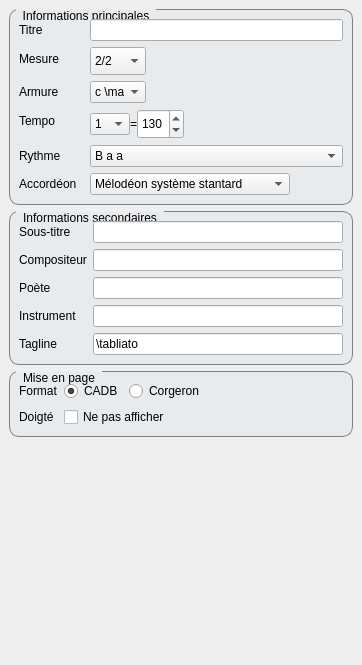
  <widget class="QDockWidget" name="formDock">
   <property name="sizePolicy">
    <sizepolicy hsizetype="Minimum" vsizetype="Minimum">
     <horstretch>0</horstretch>
     <verstretch>0</verstretch>
    </sizepolicy>
   </property>
   <property name="minimumSize">
    <size>
     <width>362</width>
     <height>665</height>
    </size>
   </property>
   <property name="sizeIncrement">
    <size>
     <width>250</width>
     <height>0</height>
    </size>
   </property>
   <property name="whatsThis">
    <string/>
   </property>
   <property name="features">
    <set>QDockWidget::DockWidgetFloatable|QDockWidget::DockWidgetMovable</set>
   </property>
   <property name="windowTitle">
    <string/>
   </property>
   <attribute name="dockWidgetArea">
    <number>1</number>
   </attribute>
   <widget class="QWidget" name="dockWidgetContents">
    <layout class="QVBoxLayout" name="verticalLayout_4">
     <item>
      <widget class="QGroupBox" name="formGroupBox">
       <property name="styleSheet">
        <string notr="true"> QGroupBox {
 background-color: rgb(232, 235, 238);
 border: 1px solid gray;
 border-radius: 10px;
 margin-top: 1ex; /* leave space at the top for the title */
 padding:1ex;
 padding-top:1.5ex;
}

QGroupBox::title {
    subcontrol-origin: margin;
    left: 7px;
    padding: 0px 5px 0px 5px;
}</string>
       </property>
       <property name="title">
        <string>Informations principales</string>
       </property>
       <layout class="QFormLayout" name="formLayout_6">
        <item row="0" column="0">
         <widget class="QLabel" name="titreLabel_2">
          <property name="text">
           <string>Titre</string>
          </property>
         </widget>
        </item>
        <item row="0" column="1">
         <widget class="QLineEdit" name="title_LineEdit">
          <property name="text">
           <string/>
          </property>
         </widget>
        </item>
        <item row="1" column="0">
         <widget class="QLabel" name="timeLabel">
          <property name="text">
           <string>Mesure</string>
          </property>
         </widget>
        </item>
        <item row="1" column="1">
         <widget class="QComboBox" name="time_combobox">
          <property name="enabled">
           <bool>true</bool>
          </property>
          <property name="minimumSize">
           <size>
            <width>0</width>
            <height>28</height>
           </size>
          </property>
          <property name="maximumSize">
           <size>
            <width>56</width>
            <height>16777215</height>
           </size>
          </property>
          <property name="currentIndex">
           <number>0</number>
          </property>
          <item>
           <property name="text">
            <string>2/2</string>
           </property>
          </item>
          <item>
           <property name="text">
            <string>2/4</string>
           </property>
          </item>
          <item>
           <property name="text">
            <string>3/4</string>
           </property>
          </item>
          <item>
           <property name="text">
            <string>3/8</string>
           </property>
          </item>
          <item>
           <property name="text">
            <string>4/4</string>
           </property>
          </item>
          <item>
           <property name="text">
            <string>4/2</string>
           </property>
          </item>
          <item>
           <property name="text">
            <string>5/4</string>
           </property>
          </item>
          <item>
           <property name="text">
            <string>6/4</string>
           </property>
          </item>
          <item>
           <property name="text">
            <string>6/8</string>
           </property>
          </item>
          <item>
           <property name="text">
            <string>7/4</string>
           </property>
          </item>
          <item>
           <property name="text">
            <string>7/8</string>
           </property>
          </item>
          <item>
           <property name="text">
            <string>8/4</string>
           </property>
          </item>
          <item>
           <property name="text">
            <string>9/8</string>
           </property>
          </item>
          <item>
           <property name="text">
            <string>12/8</string>
           </property>
          </item>
         </widget>
        </item>
        <item row="2" column="0">
         <widget class="QLabel" name="keyLabel">
          <property name="text">
           <string>Armure</string>
          </property>
         </widget>
        </item>
        <item row="2" column="1">
         <widget class="QComboBox" name="key_combobox">
          <property name="enabled">
           <bool>true</bool>
          </property>
          <property name="sizePolicy">
           <sizepolicy hsizetype="Preferred" vsizetype="Preferred">
            <horstretch>0</horstretch>
            <verstretch>0</verstretch>
           </sizepolicy>
          </property>
          <property name="maximumSize">
           <size>
            <width>56</width>
            <height>16777215</height>
           </size>
          </property>
          <property name="iconSize">
           <size>
            <width>29</width>
            <height>20</height>
           </size>
          </property>
          <item>
           <property name="text">
            <string>c \major</string>
           </property>
           <property name="icon">
            <iconset resource="../Ressources.qrc">
             <normaloff>:/icons/ressources/icons/C-major.svg</normaloff>:/icons/ressources/icons/C-major.svg</iconset>
           </property>
          </item>
          <item>
           <property name="text">
            <string>g \major</string>
           </property>
           <property name="icon">
            <iconset resource="../Ressources.qrc">
             <normaloff>:/icons/ressources/icons/G-major.svg</normaloff>:/icons/ressources/icons/G-major.svg</iconset>
           </property>
          </item>
          <item>
           <property name="text">
            <string>d \major</string>
           </property>
           <property name="icon">
            <iconset resource="../Ressources.qrc">
             <normaloff>:/icons/ressources/icons/D-major.svg</normaloff>:/icons/ressources/icons/D-major.svg</iconset>
           </property>
          </item>
          <item>
           <property name="text">
            <string>a \major</string>
           </property>
           <property name="icon">
            <iconset resource="../Ressources.qrc">
             <normaloff>:/icons/ressources/icons/A-major.svg</normaloff>:/icons/ressources/icons/A-major.svg</iconset>
           </property>
          </item>
          <item>
           <property name="text">
            <string>e \major</string>
           </property>
           <property name="icon">
            <iconset resource="../Ressources.qrc">
             <normaloff>:/icons/ressources/icons/E-major.svg</normaloff>:/icons/ressources/icons/E-major.svg</iconset>
           </property>
          </item>
          <item>
           <property name="text">
            <string>b \major</string>
           </property>
           <property name="icon">
            <iconset resource="../Ressources.qrc">
             <normaloff>:/icons/ressources/icons/B-major.svg</normaloff>:/icons/ressources/icons/B-major.svg</iconset>
           </property>
          </item>
          <item>
           <property name="text">
            <string>fis \major</string>
           </property>
           <property name="icon">
            <iconset resource="../Ressources.qrc">
             <normaloff>:/icons/ressources/icons/F-sharp-major.svg</normaloff>:/icons/ressources/icons/F-sharp-major.svg</iconset>
           </property>
          </item>
          <item>
           <property name="text">
            <string>cis \major</string>
           </property>
           <property name="icon">
            <iconset resource="../Ressources.qrc">
             <normaloff>:/icons/ressources/icons/C-sharp-major.svg</normaloff>:/icons/ressources/icons/C-sharp-major.svg</iconset>
           </property>
          </item>
         </widget>
        </item>
        <item row="3" column="0">
         <widget class="QLabel" name="tempoLabel">
          <property name="text">
           <string>Tempo</string>
          </property>
         </widget>
        </item>
        <item row="3" column="1">
         <layout class="QHBoxLayout" name="layoutTempo">
          <property name="spacing">
           <number>0</number>
          </property>
          <item>
           <widget class="QComboBox" name="tempo_comboBox">
            <property name="maximumSize">
             <size>
              <width>46</width>
              <height>16777215</height>
             </size>
            </property>
            <property name="currentIndex">
             <number>0</number>
            </property>
            <property name="iconSize">
             <size>
              <width>20</width>
              <height>20</height>
             </size>
            </property>
            <item>
             <property name="text">
              <string>1</string>
             </property>
             <property name="icon">
              <iconset resource="../Ressources.qrc">
               <normaloff>:/icons/ressources/icons/ronde.svg</normaloff>:/icons/ressources/icons/ronde.svg</iconset>
             </property>
            </item>
            <item>
             <property name="text">
              <string>2</string>
             </property>
             <property name="icon">
              <iconset resource="../Ressources.qrc">
               <normaloff>:/icons/ressources/icons/blanche.svg</normaloff>:/icons/ressources/icons/blanche.svg</iconset>
             </property>
            </item>
            <item>
             <property name="text">
              <string>4</string>
             </property>
             <property name="icon">
              <iconset resource="../Ressources.qrc">
               <normaloff>:/icons/ressources/icons/noire.svg</normaloff>:/icons/ressources/icons/noire.svg</iconset>
             </property>
            </item>
            <item>
             <property name="text">
              <string>4.</string>
             </property>
             <property name="icon">
              <iconset resource="../Ressources.qrc">
               <normaloff>:/icons/ressources/icons/noire-dot.svg</normaloff>:/icons/ressources/icons/noire-dot.svg</iconset>
             </property>
            </item>
            <item>
             <property name="text">
              <string>8</string>
             </property>
             <property name="icon">
              <iconset resource="../Ressources.qrc">
               <normaloff>:/icons/ressources/icons/croche.svg</normaloff>:/icons/ressources/icons/croche.svg</iconset>
             </property>
            </item>
            <item>
             <property name="text">
              <string>8.</string>
             </property>
             <property name="icon">
              <iconset resource="../Ressources.qrc">
               <normaloff>:/icons/ressources/icons/crochedot.svg</normaloff>:/icons/ressources/icons/crochedot.svg</iconset>
             </property>
            </item>
           </widget>
          </item>
          <item>
           <widget class="QLabel" name="label_equal">
            <property name="maximumSize">
             <size>
              <width>11</width>
              <height>16777215</height>
             </size>
            </property>
            <property name="text">
             <string>=</string>
            </property>
           </widget>
          </item>
          <item>
           <widget class="QSpinBox" name="tempo_spinBox">
            <property name="minimumSize">
             <size>
              <width>0</width>
              <height>30</height>
             </size>
            </property>
            <property name="maximumSize">
             <size>
              <width>60</width>
              <height>16777215</height>
             </size>
            </property>
            <property name="maximum">
             <number>999</number>
            </property>
            <property name="value">
             <number>130</number>
            </property>
           </widget>
          </item>
          <item>
           <spacer name="horizontalSpacer">
            <property name="orientation">
             <enum>Qt::Horizontal</enum>
            </property>
            <property name="sizeHint" stdset="0">
             <size>
              <width>40</width>
              <height>20</height>
             </size>
            </property>
           </spacer>
          </item>
         </layout>
        </item>
        <item row="4" column="0">
         <widget class="QLabel" name="bassLabel">
          <property name="text">
           <string>Rythme       </string>
          </property>
         </widget>
        </item>
        <item row="4" column="1">
         <layout class="QHBoxLayout" name="horizontalLayout_3">
          <property name="topMargin">
           <number>0</number>
          </property>
          <item>
           <widget class="QComboBox" name="rythm_comboBox">
            <property name="currentIndex">
             <number>2</number>
            </property>
            <item>
             <property name="text">
              <string>B a</string>
             </property>
            </item>
            <item>
             <property name="text">
              <string>B a </string>
             </property>
            </item>
            <item>
             <property name="text">
              <string>B a a </string>
             </property>
            </item>
            <item>
             <property name="text">
              <string>B aB a</string>
             </property>
            </item>
            <item>
             <property name="text">
              <string>B a B a </string>
             </property>
            </item>
            <item>
             <property name="text">
              <string>B a a B a </string>
             </property>
            </item>
            <item>
             <property name="text">
              <string>B a a B a a </string>
             </property>
            </item>
            <item>
             <property name="text">
              <string>B a a B a a B a </string>
             </property>
            </item>
            <item>
             <property name="text">
              <string>B a a B a a B a a B a </string>
             </property>
            </item>
           </widget>
          </item>
         </layout>
        </item>
        <item row="6" column="0">
         <widget class="QLabel" name="accordionLabel">
          <property name="text">
           <string>Accordéon</string>
          </property>
         </widget>
        </item>
        <item row="6" column="1">
         <layout class="QHBoxLayout" name="layoutAccordion">
          <property name="topMargin">
           <number>0</number>
          </property>
          <item>
           <widget class="QComboBox" name="accordion_comboBox">
            <property name="enabled">
             <bool>true</bool>
            </property>
            <property name="maximumSize">
             <size>
              <width>200</width>
              <height>16777215</height>
             </size>
            </property>
            <item>
             <property name="text">
              <string>Mélodéon système stantard</string>
             </property>
            </item>
            <item>
             <property name="text">
              <string>Mélodéon système Bouchard</string>
             </property>
            </item>
            <item>
             <property name="text">
              <string>Mélodéon système Sagné</string>
             </property>
            </item>
            <item>
             <property name="text">
              <string>Diatonique modèle Viennois deux rangées</string>
             </property>
            </item>
            <item>
             <property name="text">
              <string>Diatonique modèle Viennois deux rangées avec altérations
supplémentaires</string>
             </property>
            </item>
            <item>
             <property name="text">
              <string>Diatonique modèle irlandais standard</string>
             </property>
            </item>
            <item>
             <property name="text">
              <string>Diatonique modèle irlandais inversé</string>
             </property>
            </item>
            <item>
             <property name="text">
              <string>Diatonique modèle basque - Trikitixa</string>
             </property>
            </item>
            <item>
             <property name="text">
              <string>Diatonique modèle Viennois deux rangées + 2 boutons</string>
             </property>
            </item>
            <item>
             <property name="text">
              <string>Diatonique modèle Viennois deux rangées + 2 boutons inversés</string>
             </property>
            </item>
            <item>
             <property name="text">
              <string>Diatonique modèle Viennois deux rangées + 2 boutons</string>
             </property>
            </item>
            <item>
             <property name="text">
              <string>Diatonique modèle Viennois deux rangées + 2 boutons inversés</string>
             </property>
            </item>
            <item>
             <property name="text">
              <string>Diatonique modèle Viennois deux rangées + 5 boutons</string>
             </property>
            </item>
            <item>
             <property name="text">
              <string>Diatonique modèle Viennois deux rangées + 6 boutons</string>
             </property>
            </item>
            <item>
             <property name="text">
              <string>Diatonique trois rangées modèle Corgeron</string>
             </property>
            </item>
            <item>
             <property name="text">
              <string>Diatonique trois rangées modèle Heim</string>
             </property>
            </item>
            <item>
             <property name="text">
              <string>Diatonique trois rangées modèle Leray</string>
             </property>
            </item>
           </widget>
          </item>
         </layout>
        </item>
       </layout>
      </widget>
     </item>
     <item>
      <widget class="QGroupBox" name="formGroupBox_2">
       <property name="styleSheet">
        <string notr="true"> QGroupBox {
 background-color: rgb(232, 235, 238);
 border: 1px solid gray;
 border-radius: 10px;
 margin-top: 1ex; /* leave space at the top for the title */
 padding:1ex;
 padding-top:1.5ex;
}

QGroupBox::title {
    subcontrol-origin: margin;
    left: 7px;
    padding: 0px 5px 0px 5px;
}</string>
       </property>
       <property name="title">
        <string>Informations secondaires</string>
       </property>
       <layout class="QFormLayout" name="formLayout_7">
        <item row="4" column="1">
         <widget class="QLineEdit" name="tagline_LineEdit">
          <property name="text">
           <string>\tabliato</string>
          </property>
         </widget>
        </item>
        <item row="4" column="0">
         <widget class="QLabel" name="taglineLabel">
          <property name="text">
           <string>Tagline</string>
          </property>
         </widget>
        </item>
        <item row="3" column="1">
         <widget class="QLineEdit" name="instrument_LineEdit"/>
        </item>
        <item row="3" column="0">
         <widget class="QLabel" name="instrumentLabel">
          <property name="text">
           <string>Instrument</string>
          </property>
         </widget>
        </item>
        <item row="2" column="1">
         <widget class="QLineEdit" name="poet_LineEdit"/>
        </item>
        <item row="2" column="0">
         <widget class="QLabel" name="poetLabel">
          <property name="text">
           <string>Poète</string>
          </property>
         </widget>
        </item>
        <item row="1" column="1">
         <widget class="QLineEdit" name="composer_LineEdit"/>
        </item>
        <item row="1" column="0">
         <widget class="QLabel" name="compositeurLabel">
          <property name="text">
           <string>Compositeur</string>
          </property>
         </widget>
        </item>
        <item row="0" column="1">
         <widget class="QLineEdit" name="subtitle_LineEdit"/>
        </item>
        <item row="0" column="0">
         <widget class="QLabel" name="sousTitreLabel_2">
          <property name="text">
           <string>Sous-titre</string>
          </property>
         </widget>
        </item>
       </layout>
      </widget>
     </item>
     <item>
      <widget class="QGroupBox" name="formGroupBoxLayout">
       <property name="styleSheet">
        <string notr="true"> QGroupBox {
 background-color: rgb(232, 235, 238);
 border: 1px solid gray;
 border-radius: 10px;
 margin-top: 1ex; /* leave space at the top for the title */
 padding:1ex;
 padding-top:1.5ex;
}

QGroupBox::title {
    subcontrol-origin: margin;
    left: 7px;
    padding: 0px 5px 0px 5px;
}</string>
       </property>
       <property name="title">
        <string>Mise en page</string>
       </property>
       <layout class="QFormLayout" name="formLayout_3">
        <item row="0" column="0">
         <widget class="QLabel" name="formatLabel_2">
          <property name="text">
           <string>Format</string>
          </property>
         </widget>
        </item>
        <item row="0" column="1">
         <layout class="QHBoxLayout" name="horizontalLayout_8">
          <item>
           <widget class="QRadioButton" name="cadb_radio">
            <property name="text">
             <string>CADB</string>
            </property>
            <property name="checked">
             <bool>true</bool>
            </property>
           </widget>
          </item>
          <item>
           <widget class="QRadioButton" name="cogeron_radio">
            <property name="text">
             <string>Corgeron</string>
            </property>
           </widget>
          </item>
          <item>
           <spacer name="horizontalSpacer_9">
            <property name="orientation">
             <enum>Qt::Horizontal</enum>
            </property>
            <property name="sizeHint" stdset="0">
             <size>
              <width>40</width>
              <height>20</height>
             </size>
            </property>
           </spacer>
          </item>
         </layout>
        </item>
        <item row="1" column="0">
         <widget class="QLabel" name="label">
          <property name="text">
           <string>Doigté</string>
          </property>
         </widget>
        </item>
        <item row="1" column="1">
         <widget class="QCheckBox" name="checkBoxDisplayFinger">
          <property name="text">
           <string>Ne pas afficher</string>
          </property>
         </widget>
        </item>
       </layout>
      </widget>
     </item>
     <item>
      <spacer name="verticalSpacer_2">
       <property name="orientation">
        <enum>Qt::Vertical</enum>
       </property>
       <property name="sizeHint" stdset="0">
        <size>
         <width>20</width>
         <height>40</height>
        </size>
       </property>
      </spacer>
     </item>
    </layout>
   </widget>
  </widget>
